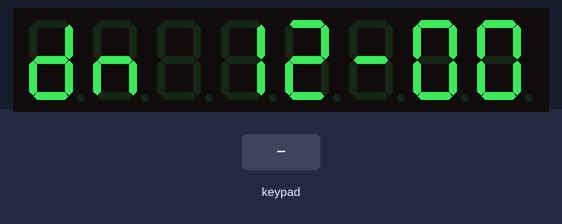
Simulated run of this sketch. Board: Arduino Uno, built with avr-gcc and run on an emulated ATmega328P. On the bench: 8-digit seven-segment display. Wiring (inferred from the names in the program): TM1638 display and keys: STB A0; clock A1; DIO A2. The test bench sets the inputs (shaded band).

Above: at 1.2 s.
1.3 s: key '8' pressed
At 1.48 s:
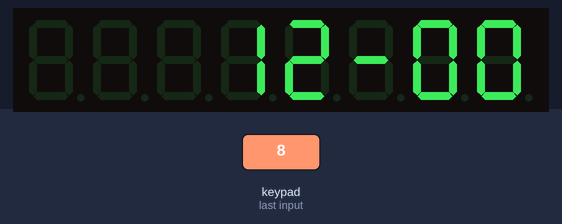
3.7 s: keypad keys 1 2 pressed 0.4 s apart
At 5.1 s:
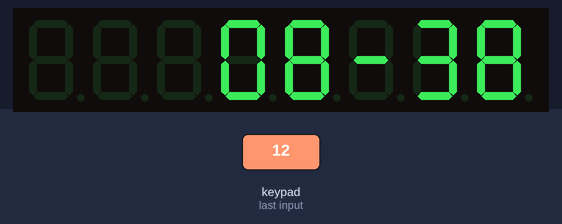
6.4 s: key '1' pressed
At 6.91 s:
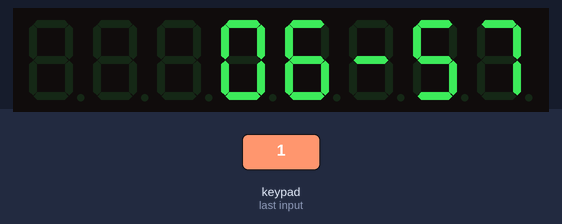
8.2 s: keypad keys 2 5 pressed 0.4 s apart
At 8.42 s:
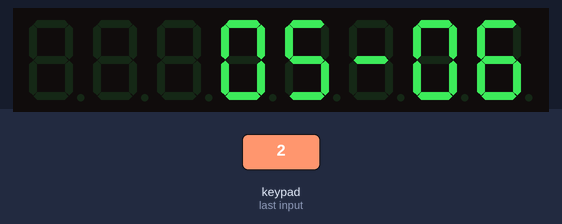
Timing chart, 0 to 11.2 s (numbered marks = the images above; inputs shaded):
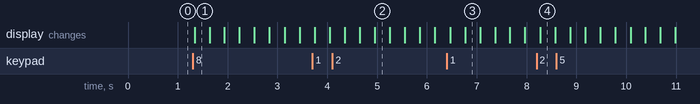

The sketch:

Check15_3.ino
```cpp
//15.3
#include <avr/sleep.h>
#include <avr/interrupt.h>

// --- ขาเชื่อมต่อ TM1638 (ใช้ขา Analog ตามฮาร์ดแวร์เดิม) ---
const uint8_t STROBE = A0;
const uint8_t CLOCK  = A1;
const uint8_t DATA   = A2;

// --- ตาราง Segment เลข 0-9 และ - d n
const uint8_t digitToSegment[] = {
  0x3F, 0x06, 0x5B, 0x4F, 0x66, 0x6D, 0x7D, 0x07, 0x7F, 0x6F
};
const uint8_t SEG_DASH  = 0x40; // -
const uint8_t SEG_D     = 0x5E; // d
const uint8_t SEG_N     = 0x54; // n
const uint8_t SEG_BLANK = 0x00;

// --- การสื่อสารระดับล่างกับ TM1638 (Bit-bang SPI) ---
void sendCommand(uint8_t value) {
  digitalWrite(STROBE, LOW);
  shiftOut(DATA, CLOCK, LSBFIRST, value);
  digitalWrite(STROBE, HIGH);
}

void resetTM() {
  sendCommand(0x40); // โหมด Auto-increment address
  digitalWrite(STROBE, LOW);
  shiftOut(DATA, CLOCK, LSBFIRST, 0xC0);
  for (uint8_t i = 0; i < 16; i++) {
    shiftOut(DATA, CLOCK, LSBFIRST, 0x00);
  }
  digitalWrite(STROBE, HIGH);
}

void displayAll(uint8_t seg[8]) {
  sendCommand(0x44); // โหมด Fixed address
  for (uint8_t i = 0; i < 8; i++) {
    digitalWrite(STROBE, LOW);
    shiftOut(DATA, CLOCK, LSBFIRST, 0xC0 + (i * 2));
    shiftOut(DATA, CLOCK, LSBFIRST, seg[i]);
    digitalWrite(STROBE, HIGH);
  }
}

// อ่านสถานะปุ่มกด S1-S8 (คืนค่า Bitmask: Bit 0 = S1 ... Bit 7 = S8)
uint8_t readButtons() {
  uint8_t buttons = 0;
  digitalWrite(STROBE, LOW);
  shiftOut(DATA, CLOCK, LSBFIRST, 0x42);

  pinMode(DATA, INPUT);
  for (uint8_t i = 0; i < 4; i++) {
    uint8_t v = shiftIn(DATA, CLOCK, LSBFIRST);
    buttons |= (v << i);
  }
  pinMode(DATA, OUTPUT);

  digitalWrite(STROBE, HIGH);
  return buttons;
}

// --- การจัดการ State และ ตัวแปรควบคุมระบบ ---
enum State { ST_IDLE, ST_RUN, ST_BLINK };
volatile State state = ST_IDLE;

volatile uint16_t centi = 1200;     // เวลาเริ่มต้น 12.00 วินาที (หน่วย 1/100 วินาที)
volatile uint16_t idleTicks = 0;    // นับเวลา ST_IDLE (1 tick = 10ms, 500 ticks = 5s)
volatile uint8_t  blinkPhase = 0;   // เฟสการกระพริบ 0..3 (ติด-ดับ 2 รอบ)
volatile uint16_t blinkTicks = 0;   // ตัวนับเวลาแต่ละเฟสกระพริบ (~300ms)
volatile bool     tick10 = false;   // Flag สัญญาณ 10ms จาก Timer Interrupt

uint8_t lastButtons = 0;
const uint8_t DEBOUNCE_TICKS = 3;   // Debounce 30ms (3 x 10ms)

// Debounce ด้วยวิธีตรวจสอบค่าซ้ำแบบสุ่มตรวจราย Tick
uint8_t readDebouncedButtons() {
  static uint8_t candidate = 0, count = 0, stable = 0;
  uint8_t raw = readButtons();

  if (raw != candidate) {
    candidate = raw;
    count = 0;
  } else if (count < DEBOUNCE_TICKS) {
    count++;
    if (count == DEBOUNCE_TICKS) {
      stable = candidate;
    }
  }
  return stable;
}

// --- ตั้งค่า Timer1 ให้ขัดจังหวะทุกๆ 10ms (CTC Mode) ---
void setupTimer1() {
  cli();
  TCCR1A = 0;
  TCCR1B = 0;
  TCNT1  = 0;
  OCR1A  = 2499;                         // 16MHz / (64 * 100Hz) - 1
  TCCR1B |= (1 << WGM12);                // CTC Mode
  TCCR1B |= (1 << CS11) | (1 << CS10);   // Prescaler 64
  TIMSK1 |= (1 << OCIE1A);               // เปิด Output Compare A Match Interrupt
  sei();
}

ISR(TIMER1_COMPA_vect) {
  tick10 = true;
}

// --- แสดงผลขึ้นหน้าจอ 7-Segment ---
void renderDisplay() {
  uint8_t seg[8] = {
    SEG_BLANK, SEG_BLANK, SEG_BLANK, SEG_BLANK,
    SEG_BLANK, SEG_BLANK, SEG_BLANK, SEG_BLANK
  };

  // แสดง "dn" เมื่ออยู่ในสถานะ ST_IDLE
  if (state == ST_IDLE) {
    seg[0] = SEG_D;
    seg[1] = SEG_N;
  }

  // ซ่อนตัวเลขในเฟสคี่ของ ST_BLINK (เพื่อให้เกิดการกระพริบ)
  bool showNumbers = !(state == ST_BLINK && (blinkPhase % 2 == 1));
  if (showNumbers) {
    uint16_t sec  = centi / 100;
    uint16_t hund = centi % 100;

    seg[3] = digitToSegment[sec / 10];
    seg[4] = digitToSegment[sec % 10];
    seg[5] = SEG_DASH;
    seg[6] = digitToSegment[hund / 10];
    seg[7] = digitToSegment[hund % 10];
  }

  displayAll(seg);
}

// --- เข้าสู่ Power-Down Sleep Mode ---
void goToSleep() {
  uint8_t off[8] = {0, 0, 0, 0, 0, 0, 0, 0};
  displayAll(off); // ดับไฟหน้าจอทั้งหมด

  set_sleep_mode(SLEEP_MODE_PWR_DOWN);
  sleep_enable();
  sleep_bod_disable();
  sleep_cpu();
  sleep_disable();
}

// --- Setup และ Main Loop ---
void setup() {
  pinMode(STROBE, OUTPUT);
  pinMode(CLOCK, OUTPUT);
  pinMode(DATA, OUTPUT);

  sendCommand(0x8F); // เปิดจอ ความสว่างสูงสุด
  resetTM();

  lastButtons = readButtons();
  renderDisplay();
  setupTimer1();
}

void loop() {
  if (!tick10) return;
  tick10 = false;

  // อ่านปุ่มกดและหาขอบขาลง (Rising Edge ของการกดปุ่ม)
  uint8_t buttons = readDebouncedButtons();
  uint8_t pressed = buttons & (~lastButtons);
  lastButtons = buttons;

  // FSM ควบคุมสถานะการทำงาน
  switch (state) {
    case ST_IDLE:
      if (pressed & 0x80) { // กด S8 (Bit 7) เพื่อเริ่มนับถอยหลัง
        state = ST_RUN;
        centi = 1200;
      } else {
        idleTicks++;
        if (idleTicks >= 500) { // ไม่ได้กดปุ่มครบ 5 วินาที เข้าสู่ Sleep
          goToSleep();
          return;
        }
      }
      break;

    case ST_RUN:
      if (centi > 0) {
        centi--;
      }
      if (centi == 0) {
        state = ST_BLINK;
        blinkPhase = 0;
        blinkTicks = 0;
      }
      break;

    case ST_BLINK:
      blinkTicks++;
      if (blinkTicks >= 30) { // ครบ ~300ms เปลี่ยนเฟสการกระพริบ
        blinkTicks = 0;
        blinkPhase++;
        if (blinkPhase >= 4) { // กระพริบติด-ดับครบ 2 รอบแล้ว Sleep
          goToSleep();
          return;
        }
      }
      break;
  }

  renderDisplay();
}
```

Measured:
- after the input at 1.3 s, the display: changes at once (image 1)
